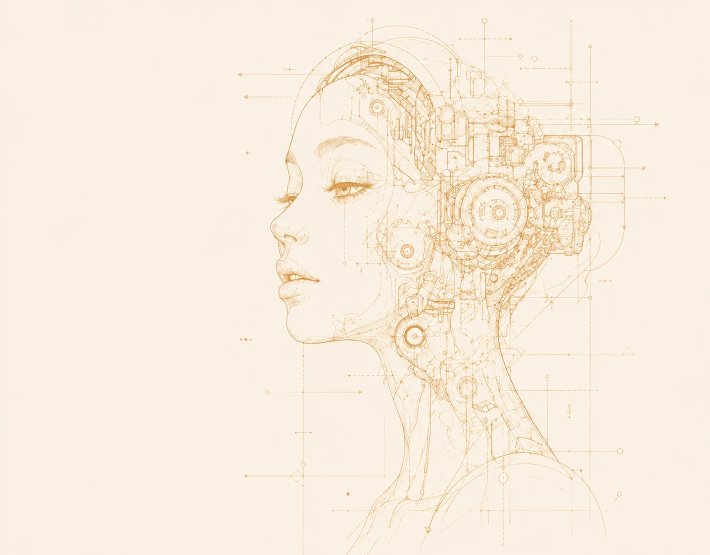
#> input picture frontend/src/assets/hero-illustration.webp, 1419 x 1109 px (shown at 1/2 size)
$ python -i preprocessing.py   (imports and definitions only)   (older library calls are emulated)
#> lines starting #> are read from the running program, lines starting #| are printed output that depends on the picture
### backend/config.py
"""
Centralized configuration for the backend. Values that were previously
hardcoded/duplicated across main.py, predictor.py, preprocessing.py, etc.
live here so they can be tuned or overridden via environment variables in
one place.

Nothing here changes model behavior by itself -- input resizing/normalization
is handled internally by predictor.py's CLIPBackbone (clip_backbone.py), not
here.
"""
import os


def _env_float(name: str, default: float) -> float:
    value = os.environ.get(name)
    return float(value) if value else default


def _env_int(name: str, default: int) -> int:
    value = os.environ.get(name)
    return int(value) if value else default


# -- Upload limits / validation ---------------------------------------------
# The extension only ever sends small (256x256-ish) JPEG face crops -- this
# cap is generous headroom above real usage, meant to stop abuse/DoS, not to
# constrain normal use.
MAX_IMAGE_UPLOAD_BYTES = _env_int("MAX_IMAGE_UPLOAD_BYTES", 8 * 1024 * 1024)  # 8 MB
# Video is the one upload type where "a real user's phone-recorded clip"
# and "someone trying to make the server churn for minutes" are hard to
# tell apart from size/duration alone -- these caps bound the worst case
# for a single-machine local tool, not a tuned production limit.
MAX_VIDEO_UPLOAD_BYTES = _env_int("MAX_VIDEO_UPLOAD_BYTES", 200 * 1024 * 1024)  # 200 MB
MAX_VIDEO_DURATION_SECONDS = _env_float("MAX_VIDEO_DURATION_SECONDS", 300.0)  # 5 min

ALLOWED_IMAGE_CONTENT_TYPES = {
    "image/jpeg",
    "image/png",
    "image/webp",
}
# Maps an allowed video content-type to a fixed, safe file extension for the
# temp file cv2.VideoCapture reads from -- never derived from the
# client-supplied filename.
ALLOWED_VIDEO_CONTENT_TYPES = {
    "video/mp4": ".mp4",
    "video/webm": ".webm",
    "video/quicktime": ".mov",
    "video/x-matroska": ".mkv",
}

# -- Face-crop quality gate ---------------------------------------------
# Below this many source pixels on a side, a crop is mostly upsampling
# noise by the time it's resized to the model's 256x256 input -- the
# model will still happily emit a confident-looking number for it, which
# is worse than not answering. This is a coarse, deliberately conservative
# floor (not derived from a validation sweep -- there is no labeled
# dataset of "real crops at various resolutions" in this project to tune
# it against), not a calibrated quality score.
MIN_FACE_CROP_PX = _env_int("MIN_FACE_CROP_PX", 64)

# Laplacian-variance sharpness floor (see preprocessing.assess_face_crop_quality
# for why this -- not the pixel-dimension check above -- is what actually
# catches an upsampled/blurry crop on the real-time path, where both clients
# always resize to a fixed 256x256 before sending). Originally calibrated
# (scripts/calibrate_sharpness.py) only against synthetic upsampling cases:
# a 16x16 source face upsampled 16x to 256px measures ~5, a 32x32 source
# upsampled 8x measures ~25, a solid/near-blank crop measures ~0, while
# genuine sharp photo content measures in the hundreds to tens of thousands.
# That calibration never accounted for ordinary compressed video, though --
# the dashboard's own video pipeline (video_pipeline.py) logs showed
# legitimate, clearly-a-face frames from real H.264 news clips measuring
# 26-40, i.e. sitting right on top of the "bad" synthetic-upsampling range
# above and getting rejected as insufficient_quality on every single sampled
# frame. Lowered to sit below that observed real-video range while still
# well above the near-zero/blank-crop floor -- still a coarse, unswept
# floor, just no longer tuned exclusively for sharp photos.
MIN_SHARPNESS_VARIANCE = _env_float("MIN_SHARPNESS_VARIANCE", 15.0)

# -- Classification thresholds -------------------------------------------
# Mirrors the thresholds baked into extension/overlay.js and
# static/dashboard.html (both do their own client-side smoothing/labeling
# over the raw fake_probability this backend returns). Kept here too so the
# API response's own `classification` field is computed consistently
# server-side, and so a single place documents where "0.65 / 0.35" comes
# from: informal manual testing during development, not a validated
# operating point derived from a labeled precision/recall sweep -- there is
# no such held-out evaluation set in this project. Treat these as a
# reasonable starting point to tune, not a proven threshold.
#
# When predictor.py was swapped from plain Xception to DeepfakeBench's UCF
# detector, and later to a UCF+SPSL+Xception ensemble (see predictor.py's
# module docstring for why -- no single published detector generalizes to
# unseen manipulation methods, ensembling narrows but does not close that
# gap), these were re-checked each time against the same ~120 labeled
# FaceForensics++ frames (real + 5 manipulation methods, including
# FaceShifter, held out of UCF's own training set as an unseen-method check)
# and left unchanged both times -- sweeps found no clearly better operating
# point. At 0.65/0.35 the ensemble keeps the same ~5% real false-positive
# rate UCF alone had, while cutting FaceShifter false negatives (fakes
# silently scored "real") from 9/12 to 3/12 -- most of the rest now land in
# "uncertain" instead of being wrong with confidence, which is the outcome
# that actually matters for a security tool. This is still a small
# single-dataset sample, not a proper precision/recall calibration.
FAKE_THRESHOLD = _env_float("FAKE_THRESHOLD", 0.65)
REAL_THRESHOLD = _env_float("REAL_THRESHOLD", 0.35)

# -- Identity-match thresholds -------------------------------------------
IDENTITY_MATCH_THRESHOLD = _env_float("IDENTITY_MATCH_THRESHOLD", 0.45)

THUMBNAIL_SIZE = _env_int("THUMBNAIL_SIZE", 96)

# -- Video sampling ---------------------------------------------------
# Offline uploaded videos can afford heavier sampling than the live
# real-time path (which is capped by per-frame latency, not total budget) --
# but still bounded, since this runs synchronously behind one HTTP request.
# Target ~4 sampled frames/sec of video (dense enough to localize a short
# manipulated segment, not just get a clip-level verdict), evenly spaced,
# clamped to [MIN, MAX] regardless of the video's native frame rate or
# duration. MAX was raised from 40 to 120 alongside the fps bump so a
# several-second clip still gets sampled at close to the target rate
# instead of being clamped back down to ~1fps.
VIDEO_SAMPLE_FPS = _env_float("VIDEO_SAMPLE_FPS", 4.0)
MIN_VIDEO_SAMPLE_FRAMES = _env_int("MIN_VIDEO_SAMPLE_FRAMES", 5)
MAX_VIDEO_SAMPLE_FRAMES = _env_int("MAX_VIDEO_SAMPLE_FRAMES", 120)

# Longest side (px) for the full-frame JPEG snapshots embedded in the
# /analyze-video response (most_suspicious_frame / suspicious_segments[].peak_frame)
# -- these exist so the dashboard can show the user *which* frame and *where*
# in it looks fake, not just a timestamp. Kept well below native resolution:
# these are evidence thumbnails, not the analysis input (predictor.py scores
# the full-res face crop, this is a separate downsized copy of the whole frame).
FRAME_SNAPSHOT_MAX_SIDE = _env_int("FRAME_SNAPSHOT_MAX_SIDE", 640)

# A single sampled frame scoring above FAKE_THRESHOLD doesn't make a
# "suspicious segment" on its own (camera motion/blur can spike one frame) --
# require this many consecutive sampled frames before reporting a segment.
MIN_SUSPICIOUS_RUN_FRAMES = _env_int("MIN_SUSPICIOUS_RUN_FRAMES", 2)


# [10 lines left out: function classify_fake_probability, not called in this run]

### backend/preprocessing.py
"""
Face-crop quality gate shared by main.py/image_pipeline.py/video_pipeline.py.

Model-input resizing/normalization is no longer done here -- predictor.py's
CLIPBackbone (clip_backbone.py) takes raw uint8 RGB crops and handles its own
resize + normalization internally, reading the normalization constants from
the checkpoint's own open_clip transform rather than a hardcoded config.
"""
import cv2
import numpy as np
from PIL import Image

from config import MIN_FACE_CROP_PX, MIN_SHARPNESS_VARIANCE


def sharpness_variance(image: Image.Image) -> float:
    """Variance of the Laplacian -- a standard, cheap focus/blur measure:
    a sharp image has lots of high-frequency edge content (high variance),
    a blurry/upsampled one is smoothed out (low variance)."""
    gray = cv2.cvtColor(np.asarray(image.convert("RGB")), cv2.COLOR_RGB2GRAY)
    return float(cv2.Laplacian(gray, cv2.CV_64F).var())


def assess_face_crop_quality(image: Image.Image) -> str | None:
    """Pre-inference quality gate. Returns None if the crop is fine to run
    through the model, or a short reason string if it should be rejected as
    insufficient quality.

    Two independent checks, because neither alone is reliable here:
      - Pixel dimensions (config.MIN_FACE_CROP_PX): catches a genuinely tiny
        source crop -- but both real-time clients (extension, desktop) always
        resize their crop to a fixed 256x256 before sending it, so by the
        time this function sees it in that path, .size is always 256x256
        regardless of how small the actual source face was. This check only
        does real work for callers that send an unresized crop (e.g. the
        dashboard's own pipeline, which checks the source bbox before
        cropping/resizing -- see image_pipeline.py).
      - Sharpness (config.MIN_SHARPNESS_VARIANCE): a face upsampled from a
        tiny source region looks blurry regardless of the final pixel
        dimensions, so this is what actually protects the fixed-256x256
        real-time path. Threshold is a coarse, deliberately conservative
        floor from manual testing, not a validated operating point -- there
        is no labeled sharp/blurry dataset in this project to tune it
        against.
    """
    width, height = image.size
    if width < MIN_FACE_CROP_PX or height < MIN_FACE_CROP_PX:
        return f"face crop too small ({width}x{height}px, need >= {MIN_FACE_CROP_PX}px)"

    sharpness = sharpness_variance(image)
    if sharpness < MIN_SHARPNESS_VARIANCE:
        return f"face crop too blurry (sharpness={sharpness:.1f}, need >= {MIN_SHARPNESS_VARIANCE})"

    return None

>>> from PIL import Image
>>> picture = Image.open('../frontend/src/assets/hero-illustration.webp')
#> picture is the input picture: PIL image 1419x1109 RGB; mean R, G, B 248.5, 237.6, 222
>>> result = sharpness_variance(picture)
#> in sharpness_variance, `gray = cv2.cvtColor(np.asarray(image.convert("RGB")), cv2.COLOR_RGB2GR..`:
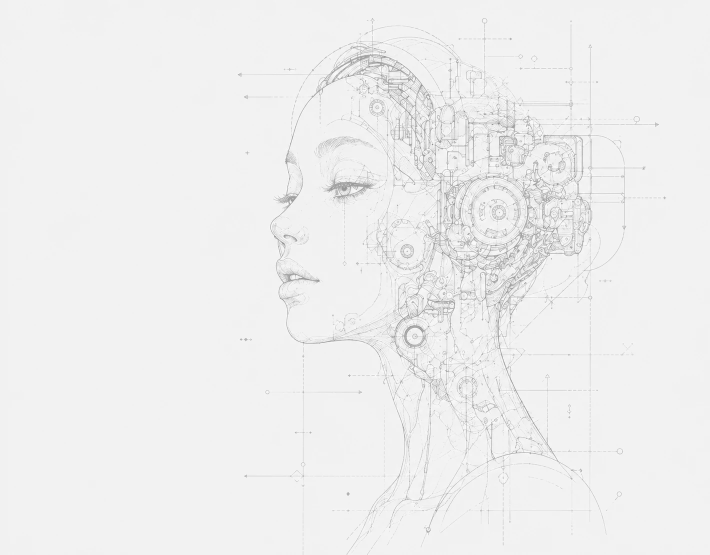
#> gray: shape (1109, 1419) (shown at 1/2 size); min 115, max 255, mean 239
#> result = 353
